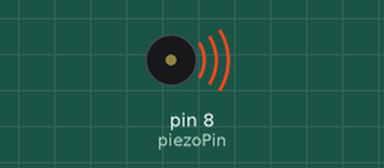
This sketch was run on a simulated Arduino Uno, built with avr-gcc and run on an emulated ATmega328P. On the bench: buzzer (waves = sounding).

Above: at 0.2 s.
Timing chart, 0 to 3.0 s (numbered marks = the images above):
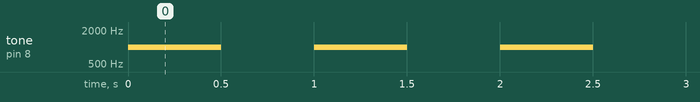

The sketch:

buzzer.ino
```cpp
//A sketch to demonstrate the tone() function

//Specify digital pin on the Arduino that the positive lead of piezo buzzer is attached.
int piezoPin = 8;

void setup() {

}//close setup

void loop() {

  tone(piezoPin, 1000, 500);

  delay(1000);

}
```

Measured:
- by itself, tone on pin 8 (piezoPin): alternates 1000 Hz for 0.50 s and silent for 0.50 s
